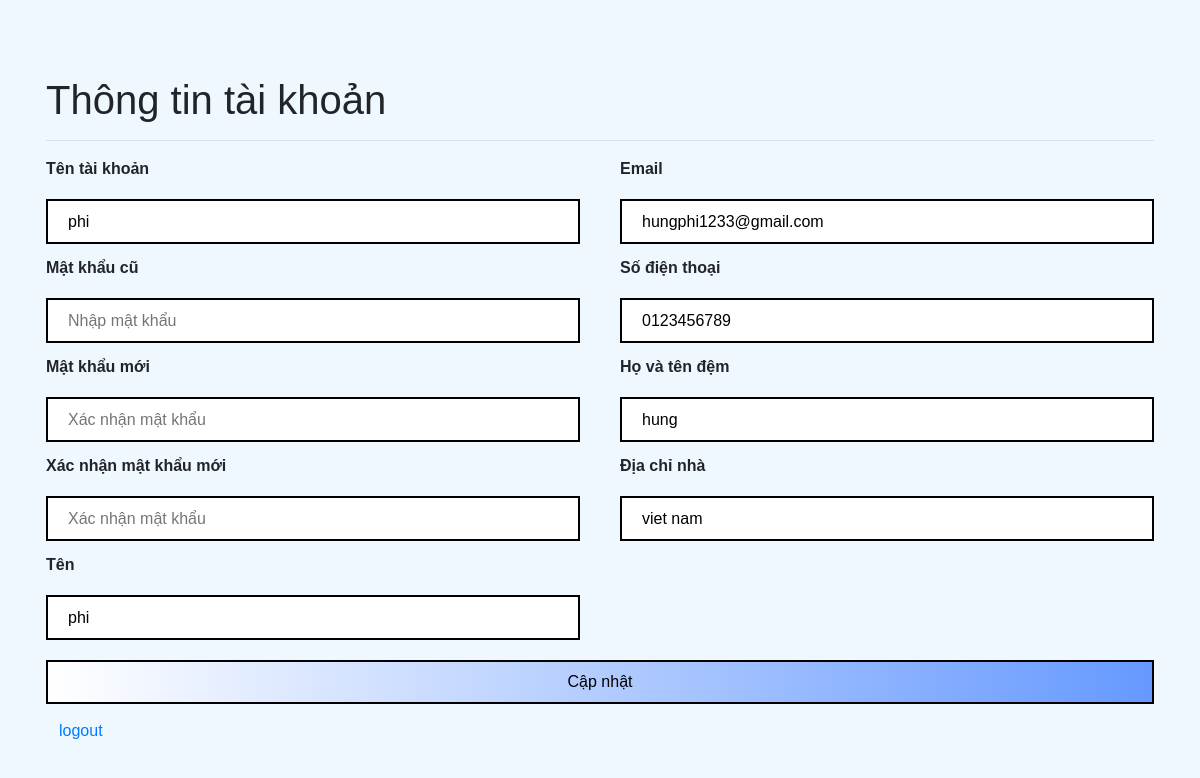
Page /user/user_profile.php (signed in) on the committed database.
### tables this page shows
CREATE TABLE `user` (
  `userid` int(11) NOT NULL,
  `firstname` varchar(50) DEFAULT NULL,
  `email` varchar(100) DEFAULT NULL,
  `number` varchar(15) DEFAULT NULL,
  `address` varchar(200) DEFAULT NULL,
  `password` varchar(255) DEFAULT NULL,
  `username` varchar(255) NOT NULL,
  `lastname` varchar(150) NOT NULL
);

### user/user_profile.php (the view, shortened to what this page needs)
<?php
include 'connect.php';
$user_id = $_SESSION['user_id'];
?>
<!DOCTYPE html>
<html lang="en" xmlns="http://www.w3.org/1999/xhtml">
<head>
    <link rel="stylesheet" href="https://cdnjs.cloudflare.com/ajax/libs/twitter-bootstrap/4.1.3/css/bootstrap.min.css">
    <link rel="stylesheet" href="login_signup.css" />
</head>
<body>
    <section id="user_page">
        <div class="modal">
        <?php
              $select = mysqli_query($conn, "SELECT * FROM `user` WHERE userid = '$user_id'") or die('query failed');
              if(mysqli_num_rows($select) > 0)
              {
                 $fetch = mysqli_fetch_assoc($select);
              }
        ?>
            <form action="" method="post" >
                <div class="container">
                    <h1>Thông tin tài khoản </h1>
                    <hr>
                    <div class="user-details">
                        <div class="space">
                            <label for="username"><b>Tên tài khoản</b></label>
                            <input type="text" placeholder="Nhập tên tài khoản" name="updusername" id="updusername" value="<?php echo $fetch['username']; ?>" required>
                        </div>
                        <div class="space">
                            <label for="email"><b>Email</b></label>
                            <input type="email" placeholder="Email" name="updemail" id="updemail" value="<?php echo $fetch['email']; ?>" required>
                        </div>
                        <div class="space">
                            <label for="psw"><b>Mật khẩu cũ</b></label>
                            <input type="password" placeholder="Nhập mật khẩu" name="updpass" id="updpass"  >
                        </div>
                        <div class="space">
                            <label for="number"><b>Số điện thoại</b></label>
                            <input type="text" placeholder="Nhập số điện thoại" name="updnumber" id="updnumber" value="<?php echo $fetch['number']; ?>" required>
                        </div>
                        <div class="space">
                            <label for="cpassword"><b>Mật khẩu mới</b></label>
                            <input type="password" placeholder="Xác nhận mật khẩu" id="newpass" name="newpass" >
                        </div>
                        <div class="space">
                            <label for="Lastname"><b>Họ và tên đệm</b></label>
                            <input type="text" placeholder="Nhập Họ và tên đệm" name="updlastname" id="updlastname" value="<?php echo $fetch['lastname']; ?>" >
                        </div>
                        <div class="space">
                            <label for="cpassword"><b>Xác nhận mật khẩu mới</b></label>
                            <input type="password" placeholder="Xác nhận mật khẩu" id="cnewpass" name="cnewpass" >
                        </div>
                        <div class="space">
                            <label for="Address"><b>Địa chỉ nhà</b></label>
                            <input type="text" placeholder="Nhập địa chỉ nhà" name="updaddress" id="updaddress" value="<?php echo $fetch['address']; ?>" required>
                        </div>
                        <div class="space">
                            <label for="Firstname"><b>Tên</b></label>
                            <input type="text" placeholder="Nhập tên" name="updfirstname" id="updfirstname" value="<?php echo $fetch['firstname']; ?>">
                        </div>
                    </div>
                    <button type="submit" name="submit" >Cập nhật</button>
                    <a href="logout.php" class="btn">logout</a>
                </div>
            </form>
        </div>
    </section>
</body>
</html>

### user/login_signup.css (style rules this page uses)
* { margin: 0; padding: 0; }
body { font-family: Arial, Helvetica, sans-serif; background-image: url("images/17545.jpg"); background-color: aliceblue; background-size: cover; }
input[type=text], input[type=password], input[type=email] { width: 100%; padding: 8px 20px; margin: 10px 0 12px 0; display: inline-block; border: 2px solid black; box-sizing: border-box; height: 45px }
form .user-details { display: flex; flex-wrap: wrap; justify-content: space-between; }
form .user-details .space { width: calc(100% / 2 - 20px); }
button { background: linear-gradient(to left, #6699ff 0%, #ffffff 100%); color: black; padding: 8px 20px; margin: 8px 0; border: 2px solid black; cursor: pointer; width: 100%; }
.container { padding: 16px; }
.modal { display: block; position: absolute; z-index: 1; left: 0; top: 0; width: 100%; height: 100%; overflow: auto; padding-top: 60px; }

### rows in the picture
user: updusername "phi", updemail "hungphi1233@gmail.com", updnumber "0123456789", updlastname "hung", updaddress "viet nam", updfirstname "phi"
